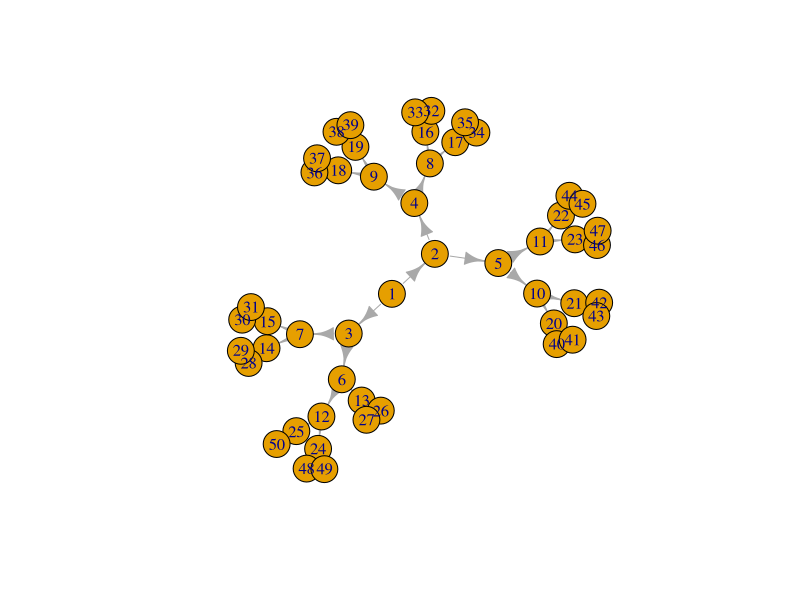
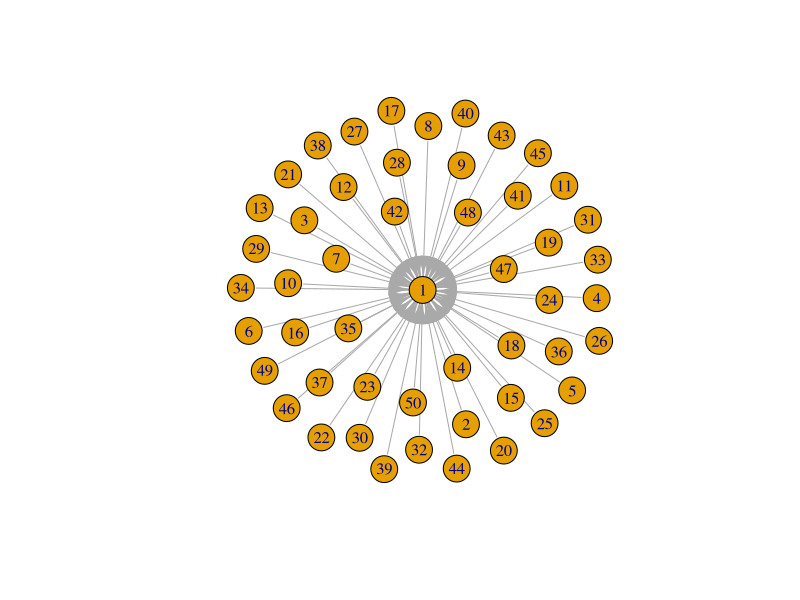
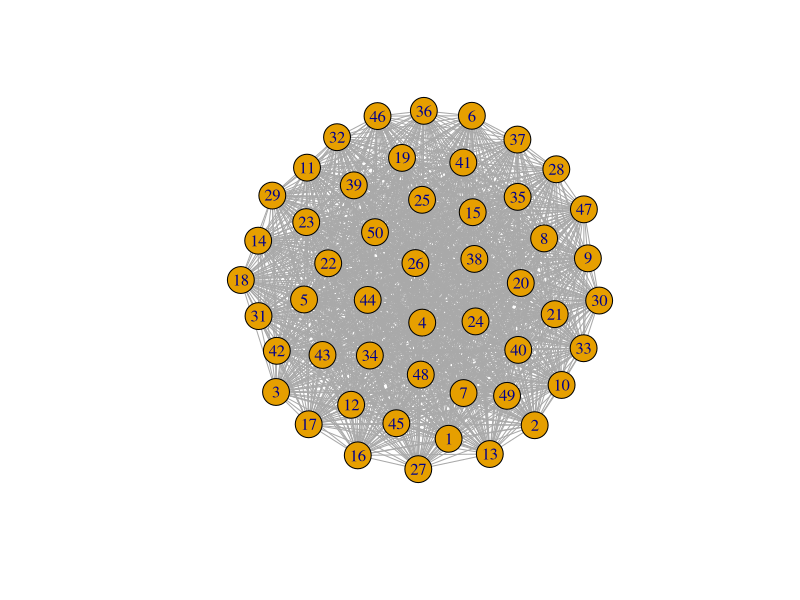
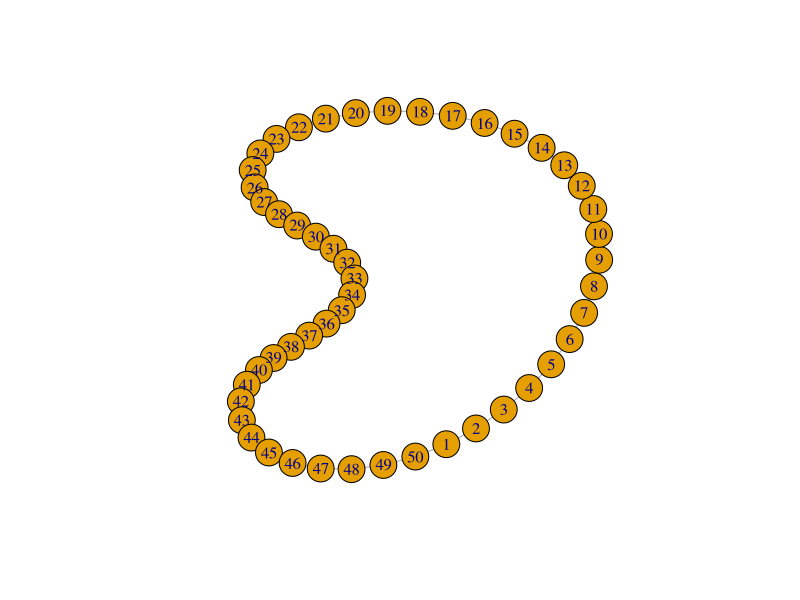
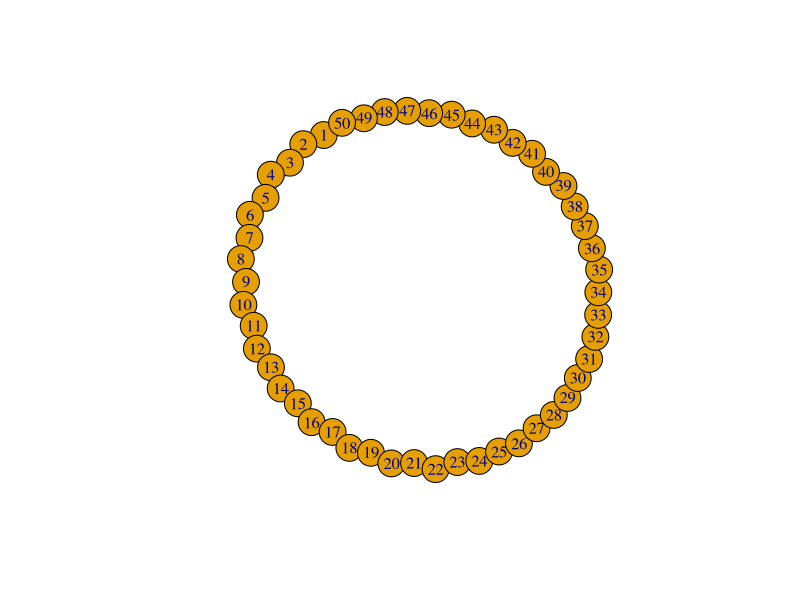
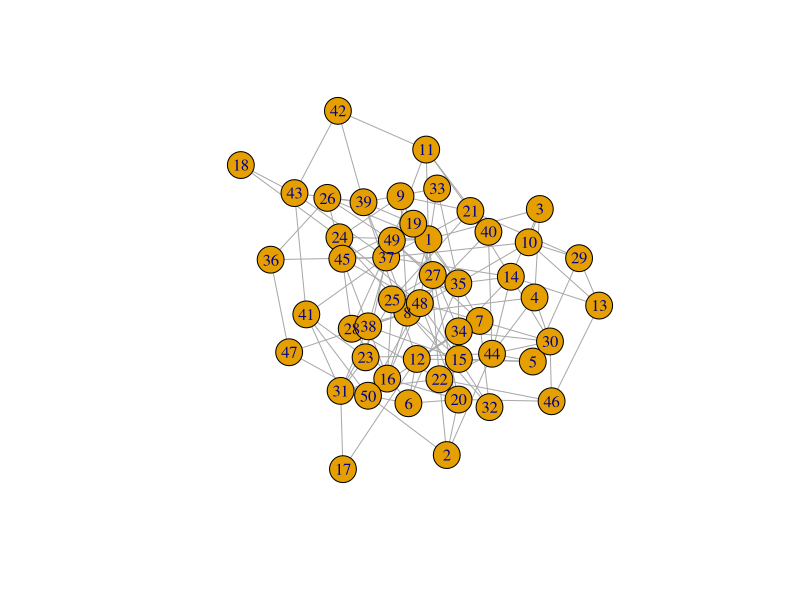
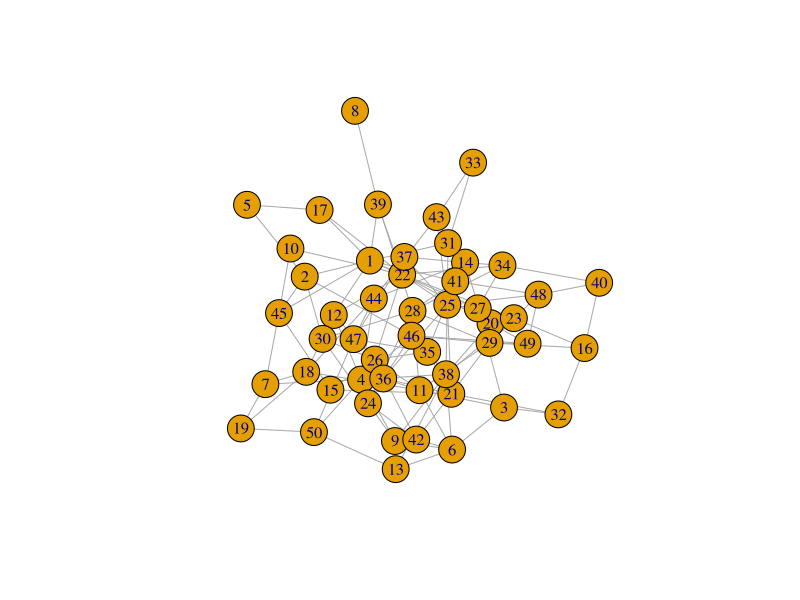
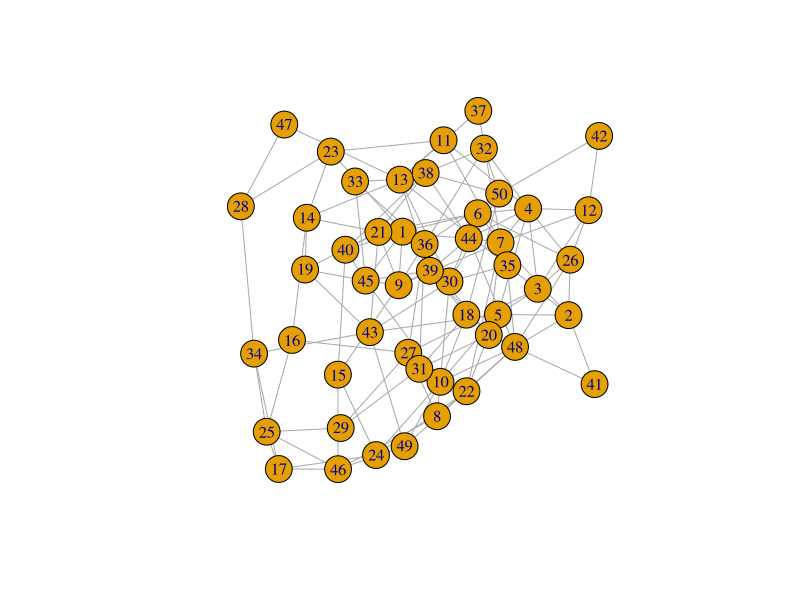

Here is the R script that generated these plots, in order: (Note: this script raises an error after producing the figures.)
# install.packages("igraph")


library(igraph)
size = 50

# tree graph with two children for each node
g = graph.tree(size, children = 2); plot(g) 
# star network
g = graph.star(size); plot(g) 
# full network
g = graph.full(size); plot(g) 
# ring network
g = graph.ring(size); plot(g) 
# connect the node with the vertices not farther than a given limit
g = connect.neighborhood(graph.ring(size), 4); plot(g) 

# random network
g = erdos.renyi.game(size, 0.1) ; plot(g)
g = erdos.renyi.game(size, 0.1) ; plot(g)
set.seed(2014); g = erdos.renyi.game(size, 0.1) ; plot(g)
set.seed(2014); g = erdos.renyi.game(size, 0.1) ; plot(g)

# small-world network 
g = rewire.edges(erdos.renyi.game(size, 0.1), prob = 0.8 );  plot(g) 
# scale-free network 
g = barabasi.game(size) ; plot(g)

# degree and degree distribution
d = degree(g, mode="all")
hist(d)
dd = degree.distribution(g, mode="all", cumulative=FALSE)

# Plot degree distribution

# write a function to plot the degree distribution
plot_degree_distribution = function(graph){
  # calculate degree
  d = degree(graph, mode="all")
  dd = degree.distribution(graph, mode="all", cumulative=FALSE)
  degree = 1:max(d)
  probability = dd[-1]
  # delete blank values
  nonzero.position = which(probability!=0)
  probability = probability[nonzero.position]
  degree = degree[nonzero.position]
  # plot
  plot(probability~degree, log="xy", xlab="Degree (log)", ylab="Probability (log)",
       col=1, main="Degree Distribution")
}



plot_degree_distribution(g)

g.big.ba = barabasi.game(2000)
g.big.er = erdos.renyi.game(2000, 0.1) 

plot_degree_distribution(g.big.ba)
plot_degree_distribution(g.big.er)


# plot and fit the power law distribution
fit_power_law = function(graph){
  # calculate degree
  d = degree(graph, mode="all")
  dd = degree.distribution(graph, mode="all", cumulative=FALSE)
  degree = 1:max(d)
  probability = dd[-1]
  # delete blank values
  nonzero.position = which(probability!=0)
  probability = probability[nonzero.position]
  degree = degree[nonzero.position]
  reg = lm(log(probability)~log(degree))
  cozf=coef(reg)
  power.law.fit = function(x) exp(cozf[[1]] + cozf[[2]]*log(x)) 
  alpha = -cozf[[2]]
  R.square = summary(reg)$r.squared 
  print(paste("Alpha =", round(alpha, 3)))
  print(paste("R square =", round(R.square, 3)  ))
  # plot
  plot(probability~degree, log="xy", xlab="Degree (log)", ylab="Probability (log)",
       col=1, main="Degree Distribution")
  curve(power.law.fit, col="red", add = T, n = length(d))
}


fit_power_law(g.big.ba)



